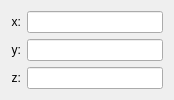
<ui version="4.0" >
 <class>vectorEdit</class>
 <widget class="QWidget" name="vectorEdit" >
  <property name="windowModality" >
   <enum>Qt::ApplicationModal</enum>
  </property>
  <property name="geometry" >
   <rect>
    <x>0</x>
    <y>0</y>
    <width>174</width>
    <height>95</height>
   </rect>
  </property>
  <property name="windowTitle" >
   <string>Vector</string>
  </property>
  <layout class="QGridLayout" name="gridLayout" >
   <item row="0" column="0" >
    <widget class="QLabel" name="label" >
     <property name="text" >
      <string>x:</string>
     </property>
     <property name="textFormat" >
      <enum>Qt::AutoText</enum>
     </property>
     <property name="alignment" >
      <set>Qt::AlignRight|Qt::AlignTrailing|Qt::AlignVCenter</set>
     </property>
    </widget>
   </item>
   <item row="0" column="1" >
    <widget class="QLineEdit" name="lineEdit1" />
   </item>
   <item row="1" column="0" >
    <widget class="QLabel" name="label_2" >
     <property name="text" >
      <string>y:</string>
     </property>
     <property name="textFormat" >
      <enum>Qt::AutoText</enum>
     </property>
     <property name="alignment" >
      <set>Qt::AlignRight|Qt::AlignTrailing|Qt::AlignVCenter</set>
     </property>
    </widget>
   </item>
   <item row="1" column="1" >
    <widget class="QLineEdit" name="lineEdit2" />
   </item>
   <item row="2" column="0" >
    <widget class="QLabel" name="label_2_2" >
     <property name="text" >
      <string>z:</string>
     </property>
     <property name="textFormat" >
      <enum>Qt::AutoText</enum>
     </property>
     <property name="alignment" >
      <set>Qt::AlignRight|Qt::AlignTrailing|Qt::AlignVCenter</set>
     </property>
    </widget>
   </item>
   <item row="2" column="1" >
    <widget class="QLineEdit" name="lineEdit3" />
   </item>
  </layout>
 </widget>
 <resources/>
 <connections/>
</ui>
